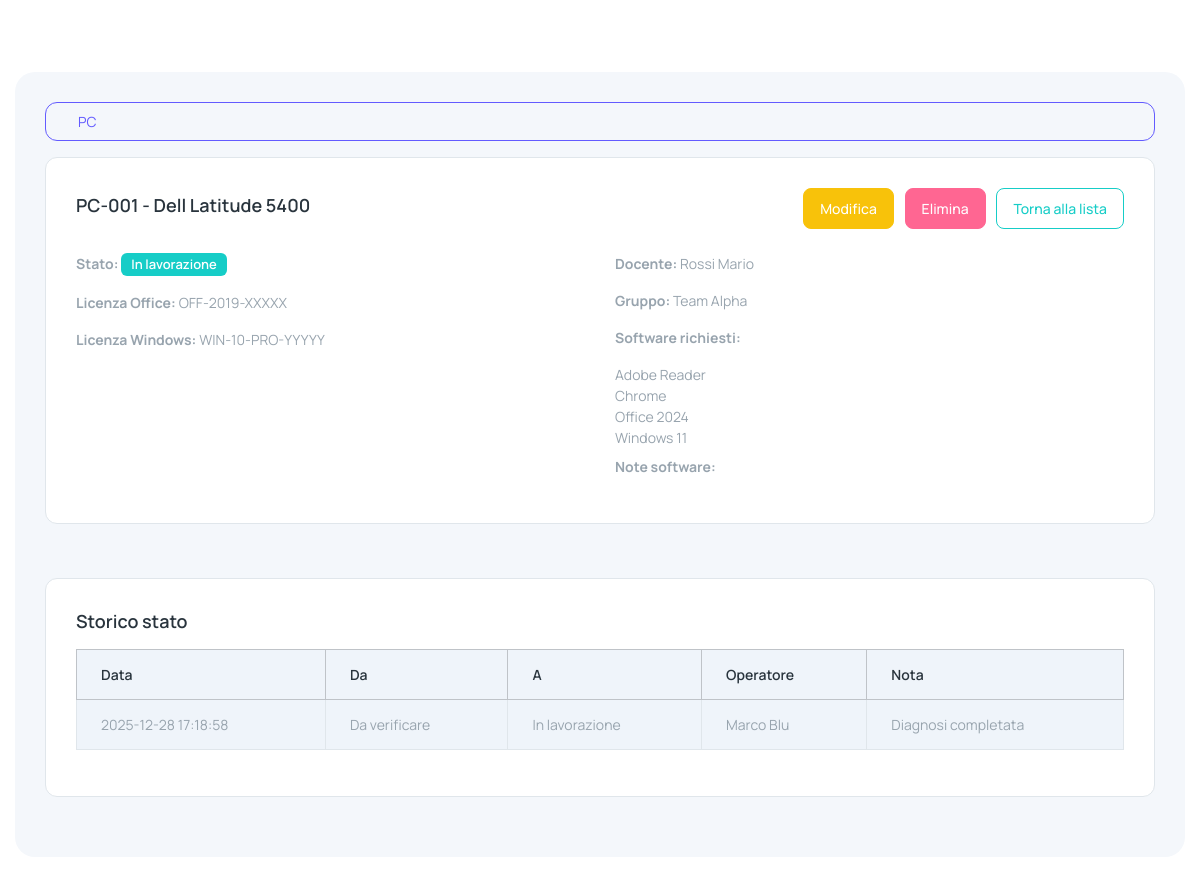
The page /laptops/1 (signed in) on the database its author committed.
### tables this page shows
CREATE TABLE IF NOT EXISTS laptops (
  id INT AUTO_INCREMENT PRIMARY KEY,
  code VARCHAR(60) NOT NULL UNIQUE,
  brand_model VARCHAR(150) NOT NULL,
  cpu VARCHAR(120) NULL,
  ram VARCHAR(60) NULL,
  storage VARCHAR(120) NULL,
  screen VARCHAR(120) NULL,
  tech_notes TEXT NULL,
  scratches TEXT NULL,
  physical_condition VARCHAR(120) NULL,
  battery VARCHAR(120) NULL,
  condition_level ENUM('excellent','very_good','good','average','fair','poor') NOT NULL DEFAULT 'good',
  office_license VARCHAR(120) NULL,
  windows_license VARCHAR(120) NULL,
  other_software_request TEXT NULL,
  status ENUM('in_progress','ready','missing_office','missing_software','to_check','delivered') NOT NULL DEFAULT 'in_progress',
  customer_id INT NULL,
  group_id INT NULL,
  last_operator_student_id INT NULL,
  created_at TIMESTAMP NOT NULL DEFAULT CURRENT_TIMESTAMP,
  updated_at TIMESTAMP NULL DEFAULT NULL ON UPDATE CURRENT_TIMESTAMP,
  CONSTRAINT fk_laptops_customer FOREIGN KEY (customer_id) REFERENCES customers(id) ON DELETE SET NULL ON UPDATE CASCADE,
  CONSTRAINT fk_laptops_group FOREIGN KEY (group_id) REFERENCES work_groups(id) ON DELETE SET NULL ON UPDATE CASCADE,
  CONSTRAINT fk_laptops_last_operator FOREIGN KEY (last_operator_student_id) REFERENCES students(id) ON DELETE SET NULL ON UPDATE CASCADE
);

CREATE TABLE IF NOT EXISTS customers (
  id INT AUTO_INCREMENT PRIMARY KEY,
  first_name VARCHAR(100) NOT NULL,
  last_name VARCHAR(100) NOT NULL,
  email VARCHAR(190) NOT NULL UNIQUE,
  pc_requested_count INT NOT NULL DEFAULT 0,
  notes TEXT NULL,
  created_at TIMESTAMP NOT NULL DEFAULT CURRENT_TIMESTAMP,
  updated_at TIMESTAMP NULL DEFAULT NULL ON UPDATE CURRENT_TIMESTAMP
);

CREATE TABLE IF NOT EXISTS work_groups (
  id INT AUTO_INCREMENT PRIMARY KEY,
  name VARCHAR(120) NOT NULL,
  leader_student_id INT NOT NULL,
  created_at TIMESTAMP NOT NULL DEFAULT CURRENT_TIMESTAMP,
  updated_at TIMESTAMP NULL DEFAULT NULL ON UPDATE CURRENT_TIMESTAMP,
  CONSTRAINT fk_work_groups_leader FOREIGN KEY (leader_student_id) REFERENCES students(id) ON DELETE RESTRICT ON UPDATE CASCADE
);

CREATE TABLE IF NOT EXISTS software (
  id INT AUTO_INCREMENT PRIMARY KEY,
  name VARCHAR(150) NOT NULL,
  version VARCHAR(100) NULL,
  license VARCHAR(120) NULL,
  cost DECIMAL(10,2) NULL,
  notes TEXT NULL,
  UNIQUE KEY uq_software_name_version (name, version)
);

CREATE TABLE IF NOT EXISTS laptop_state_history (
  id INT AUTO_INCREMENT PRIMARY KEY,
  laptop_id INT NOT NULL,
  changed_by_student_id INT NULL,
  previous_status ENUM('in_progress','ready','missing_office','missing_software','to_check','delivered') NULL,
  new_status ENUM('in_progress','ready','missing_office','missing_software','to_check','delivered') NOT NULL,
  note VARCHAR(255) NULL,
  created_at TIMESTAMP NOT NULL DEFAULT CURRENT_TIMESTAMP,
  CONSTRAINT fk_lsh_laptop FOREIGN KEY (laptop_id) REFERENCES laptops(id) ON DELETE CASCADE ON UPDATE CASCADE,
  CONSTRAINT fk_lsh_student FOREIGN KEY (changed_by_student_id) REFERENCES students(id) ON DELETE SET NULL ON UPDATE CASCADE
);

CREATE TABLE IF NOT EXISTS students (
  id INT AUTO_INCREMENT PRIMARY KEY,
  first_name VARCHAR(100) NOT NULL,
  last_name VARCHAR(100) NOT NULL,
  email VARCHAR(190) NOT NULL UNIQUE,
  password_hash VARCHAR(255) NOT NULL,
  role ENUM('admin','student') NOT NULL DEFAULT 'student',
  active TINYINT(1) NOT NULL DEFAULT 1,
  created_at TIMESTAMP NOT NULL DEFAULT CURRENT_TIMESTAMP,
  updated_at TIMESTAMP NULL DEFAULT NULL ON UPDATE CURRENT_TIMESTAMP
);

### app/core/Helpers.php (called while the page is built, shortened)
<?php
class Helpers {
  public static function url($path = '') {
    $scriptDir = str_replace('\\', '/', dirname($_SERVER['SCRIPT_NAME']));
    $base = $scriptDir === '/' ? '' : $scriptDir;
    return $base . '/' . ltrim($path, '/');
  }
  public static function view($template, $data = []) { extract($data); require __DIR__ . '/../views/layout.php'; }
}

### app/controllers/LaptopController.php (called while the page is built, shortened)
<?php
class LaptopController {
  public function show($id) {
    $model = new Laptop();
    $l = $model->find($id);
    $history = $model->stateHistory($id);
    $software_list = $model->softwareList($id);
    Helpers::view('laptops/show', ['title'=>'Laptop','laptop'=>$l,'history'=>$history,'software_list'=>$software_list]);
  }
}

### public/index.php (called while the page is built, shortened)
<?php
spl_autoload_register(function($class){
  $prefix = 'App\\';
  $path = __DIR__ . '/../app/' . str_replace('\\', '/', substr($class, strlen($prefix))) . '.php';
});
$router = new Router();
$router->get('/login', [AuthController::class,'loginForm']);
$router->post('/login', [AuthController::class,'login']);
$router->get('/logout', [AuthController::class,'logout']);
$router->get('/', function(){
  if (!Auth::check()) { Helpers::redirect('/login'); }
  $pdo = DB::conn();
  $counts = [];
  $counts['laptops_total'] = (int)$pdo->query('SELECT COUNT(*) c FROM laptops')->fetch()['c'];
  foreach (['ready','in_progress','missing_software','to_check','delivered'] as $st) {
    $stc = $pdo->prepare('SELECT COUNT(*) c FROM laptops WHERE status=?');
    $stc->execute([$st]);
    $counts[$st] = (int)$stc->fetch()['c'];
  }
  $counts['customers_total'] = (int)$pdo->query('SELECT COUNT(*) c FROM customers')->fetch()['c'];
  $counts['students_total'] = (int)$pdo->query('SELECT COUNT(*) c FROM students')->fetch()['c'];
  $counts['groups_total'] = (int)$pdo->query('SELECT COUNT(*) c FROM work_groups')->fetch()['c'];
  Helpers::view('dashboard', ['title'=>'Dashboard','counts'=>$counts]);
});
$router->get('/laptops', [LaptopController::class,'index']);
$router->get('/laptops/export', [LaptopController::class,'export']);
$router->post('/laptops/import', [LaptopController::class,'import']);
$router->get('/laptops/create', [LaptopController::class,'createForm']);
$router->post('/laptops', [LaptopController::class,'store']);
$router->get('/laptops/{id}', [LaptopController::class,'show']);
$router->get('/laptops/{id}/edit', [LaptopController::class,'editForm']);
$router->post('/laptops/{id}/update', [LaptopController::class,'update']);
$router->post('/laptops/{id}/delete', [LaptopController::class,'delete']);
$router->get('/customers', [CustomerController::class,'index']);
$router->get('/customers/export', [CustomerController::class,'export']);
$router->post('/customers/import', [CustomerController::class,'import']);
$router->get('/customers/create', [CustomerController::class,'createForm']);
$router->post('/customers', [CustomerController::class,'store']);
$router->get('/customers/{id}', [CustomerController::class,'show']);
$router->get('/customers/{id}/edit', [CustomerController::class,'editForm']);
$router->post('/customers/{id}/update', [CustomerController::class,'update']);
$router->post('/customers/{id}/delete', [CustomerController::class,'delete']);
$router->get('/students', [StudentController::class,'index']);
$router->get('/students/export', [StudentController::class,'export']);
$router->post('/students/import', [StudentController::class,'import']);
$router->get('/students/create', [StudentController::class,'createForm']);
$router->post('/students', [StudentController::class,'store']);
$router->get('/students/{id}/edit', [StudentController::class,'editForm']);
$router->post('/students/{id}/update', [StudentController::class,'update']);
$router->post('/students/{id}/delete', [StudentController::class,'delete']);
$router->get('/work-groups', [WorkGroupController::class,'index']);
$router->get('/work-groups/create', [WorkGroupController::class,'createForm']);
$router->post('/work-groups', [WorkGroupController::class,'store']);
$router->get('/work-groups/{id}', [WorkGroupController::class,'show']);
$router->get('/work-groups/{id}/edit', [WorkGroupController::class,'editForm']);
$router->post('/work-groups/{id}/update', [WorkGroupController::class,'update']);
$router->post('/work-groups/{id}/add-member', [WorkGroupController::class,'addMember']);
$router->post('/work-groups/{id}/remove-member', [WorkGroupController::class,'removeMember']);
$router->get('/work-groups/export', [WorkGroupController::class,'export']);
$router->post('/work-groups/import', [WorkGroupController::class,'import']);
$router->post('/work-groups/{id}/delete', [WorkGroupController::class,'delete']);
$router->get('/payments', [PaymentController::class,'index']);
$router->get('/payments/create', [PaymentController::class,'createForm']);
$router->post('/payments', [PaymentController::class,'store']);
$router->get('/payments/{id}/edit', [PaymentController::class,'editForm']);
$router->post('/payments/{id}/update', [PaymentController::class,'update']);
$router->post('/payments/{id}/delete', [PaymentController::class,'delete']);
$router->get('/logs', [LogsController::class,'index']);
$router->get('/software', [SoftwareController::class,'index']);
$router->get('/software/create', [SoftwareController::class,'createForm']);
$router->post('/software', [SoftwareController::class,'store']);
$router->get('/software/{id}/edit', [SoftwareController::class,'editForm']);
$router->post('/software/{id}/update', [SoftwareController::class,'update']);
$router->post('/software/{id}/delete', [SoftwareController::class,'delete']);
$router->dispatch();

### app/models/Model.php (called while the page is built, shortened)
<?php
class Model {
  public function __construct() { $this->pdo = DB::conn(); }
}

### app/core/DB.php (called while the page is built, shortened)
<?php
class DB {
  private static $pdo;
  public static function conn() {
    if (!self::$pdo) {
      $config = require __DIR__ . '/../config.php';
      $host = $config['db']['host'];
      $port = $config['db']['port'];
      $name = $config['db']['name'];
      $charset = $config['db']['charset'];
      $dsn = "mysql:host={$host};port={$port};dbname={$name};charset={$charset}";
      $user = $config['db']['user'];
      $pass = $config['db']['pass'];
      self::$pdo = new PDO($dsn, $user, $pass, [
        PDO::ATTR_ERRMODE => PDO::ERRMODE_EXCEPTION,
        PDO::ATTR_DEFAULT_FETCH_MODE => PDO::FETCH_ASSOC,
      ]);
    }
    return self::$pdo;
  }
}

### app/models/Laptop.php (called while the page is built, shortened)
<?php
class Laptop extends Model {
  public function find($id) {
    $st = $this->pdo->prepare('SELECT l.*, c.first_name AS customer_first_name, c.last_name AS customer_last_name, wg.name AS group_name FROM laptops l LEFT JOIN customers c ON l.customer_id=c.id LEFT JOIN work_groups wg ON l.group_id=wg.id WHERE l.id=?');
    $st->execute([$id]);
    return $st->fetch();
  }
  public function softwareList($laptop_id) {
    $st = $this->pdo->prepare('SELECT s.* FROM laptop_software ls JOIN software s ON ls.software_id=s.id WHERE ls.laptop_id=? ORDER BY s.name');
    $st->execute([$laptop_id]);
    return $st->fetchAll();
  }
  public function stateHistory($laptop_id) {
    $st = $this->pdo->prepare('SELECT h.*, s.first_name, s.last_name FROM laptop_state_history h LEFT JOIN students s ON h.changed_by_student_id=s.id WHERE h.laptop_id=? ORDER BY h.created_at DESC');
    $st->execute([$laptop_id]);
    return $st->fetchAll();
  }
}

### app/views/laptops/show.php (the view, shortened to what this page needs)
<div class="row">
  <div class="col-md-12">
    <div class="card">
      <div class="card-body">
        <div class="d-flex justify-content-between align-items-center mb-4">
          <h5 class="card-title fw-semibold"><?php echo htmlspecialchars($laptop['code'].' - '.$laptop['brand_model']); ?></h5>
          <div>
            <a class="btn btn-warning" href="<?php echo \App\Core\Helpers::url('/laptops/'.$laptop['id'].'/edit'); ?>">Modifica</a>
            <button type="button" class="btn btn-danger ms-2" data-bs-toggle="modal" data-bs-target="#deleteModalShow">Elimina</button>
            <a class="btn btn-outline-secondary ms-2" href="<?php echo \App\Core\Helpers::url('/laptops'); ?>">Torna alla lista</a>
          </div>
        </div>
        <div class="row">
          <div class="col-md-6">
            <?php $__status_labels_top = ['in_progress'=>'In lavorazione','ready'=>'Pronto','missing_software'=>'Manca software','to_check'=>'Da verificare','delivered'=>'Consegnato','missing_office'=>'Manca Office']; ?>
            <p><strong>Stato:</strong> <span class="badge bg-secondary"><?php echo htmlspecialchars($__status_labels_top[$laptop['status']] ?? $laptop['status']); ?></span></p>
            <p><strong>Licenza Office:</strong> <?php echo htmlspecialchars($laptop['office_license']??''); ?></p>
            <p><strong>Licenza Windows:</strong> <?php echo htmlspecialchars($laptop['windows_license']??''); ?></p>
          </div>
          <div class="col-md-6">
            <p><strong>Docente:</strong> <?php echo htmlspecialchars(trim(($laptop['customer_last_name']??'').' '.($laptop['customer_first_name']??''))); ?></p>
            <p><strong>Gruppo:</strong> <?php echo htmlspecialchars($laptop['group_name']??''); ?></p>
            <p><strong>Software richiesti:</strong></p>
            <ul class="mb-2">
              <?php foreach (($software_list??[]) as $s) { ?>
                <li><?php echo htmlspecialchars($s['name'].($s['version']?' '.$s['version']:'')); ?></li>
              <?php } ?>
            </ul>
            <p><strong>Note software:</strong> <?php echo htmlspecialchars($laptop['other_software_request']??''); ?></p>
          </div>
        </div>
      </div>
    </div>
  </div>
</div>
<div class="row mt-4">
  <div class="col-md-12">
    <div class="card">
      <div class="card-body">
        <h5 class="card-title fw-semibold mb-3">Storico stato</h5>
        <div class="table-responsive">
          <table class="table table-striped table-bordered">
            <thead class="table-light"><tr><th>Data</th><th>Da</th><th>A</th><th>Operatore</th><th>Nota</th></tr></thead>
            <tbody>
            <?php $__status_labels = ['in_progress'=>'In lavorazione','ready'=>'Pronto','missing_office'=>'Manca Office','missing_software'=>'Manca software','to_check'=>'Da verificare','delivered'=>'Consegnato']; foreach ($history as $h) { ?>
              <tr>
                <td><?php echo htmlspecialchars($h['created_at']); ?></td>
                <td><?php echo htmlspecialchars($__status_labels[$h['previous_status']] ?? $h['previous_status']); ?></td>
                <td><?php echo htmlspecialchars($__status_labels[$h['new_status']] ?? $h['new_status']); ?></td>
                <td><?php echo htmlspecialchars(trim(($h['first_name']??'').' '.($h['last_name']??''))); ?></td>
                <td><?php echo htmlspecialchars($h['note']??''); ?></td>
              </tr>
            <?php } ?>
            </tbody>
          </table>
        </div>
      </div>
    </div>
  </div>
</div>

### app/core/Router.php (shortened to what this page needs)
<?php
class Router {
  private $routes = [];
  public function get($path, $handler) { $this->routes['GET'][$path] = $handler; }
  public function post($path, $handler) { $this->routes['POST'][$path] = $handler; }
  public function dispatch() {
    $method = $_SERVER['REQUEST_METHOD'] ?? 'GET';
    $uri = parse_url($_SERVER['REQUEST_URI'] ?? '/', PHP_URL_PATH);
    $uri = rtrim($uri, '/') ?: '/';
    foreach ($this->routes[$method] ?? [] as $route => $handler) {
      $pattern = preg_replace('#\{[a-zA-Z_]+\}#', '([a-zA-Z0-9_-]+)', $route);
      if (preg_match('#^' . $pattern . '$#', $uri, $matches)) {
        array_shift($matches);
        $this->invoke($handler, $matches);
        return;
      }
    }
  }
  private function invoke($handler, $params = []) {
    if (is_array($handler)) {
      $method = $handler[1];
      $controller = new $class;
      call_user_func_array([$controller, $method], $params);
    }
  }
}

### rows shown on the page
laptops: code+brand_model "PC-001 - Dell Latitude 5400", status "In lavorazione", office_license "OFF-2019-XXXXX", windows_license "WIN-10-PRO-YYYYY", customer.first_name "Rossi Mario", group.name "Team Alpha"
software: name "Adobe Reader"
software: name "Chrome"
software: name+version "Office 2024"
software: name+version "Windows 11"
laptop_state_history: created_at "2025-12-28 17:18:58", previous_status "Da verificare", new_status "In lavorazione", changed_by_student.last_name "Marco Blu", note "Diagnosi completata"
